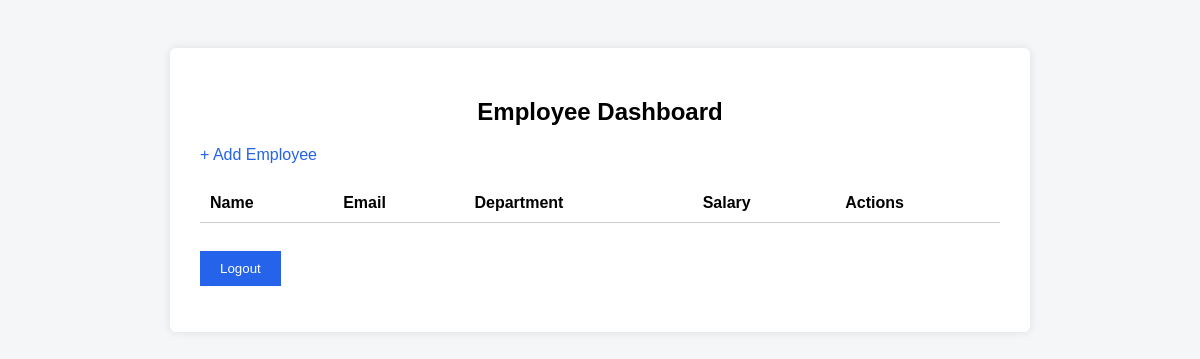
/ (signed in), run on an earlier commit of the app's database.
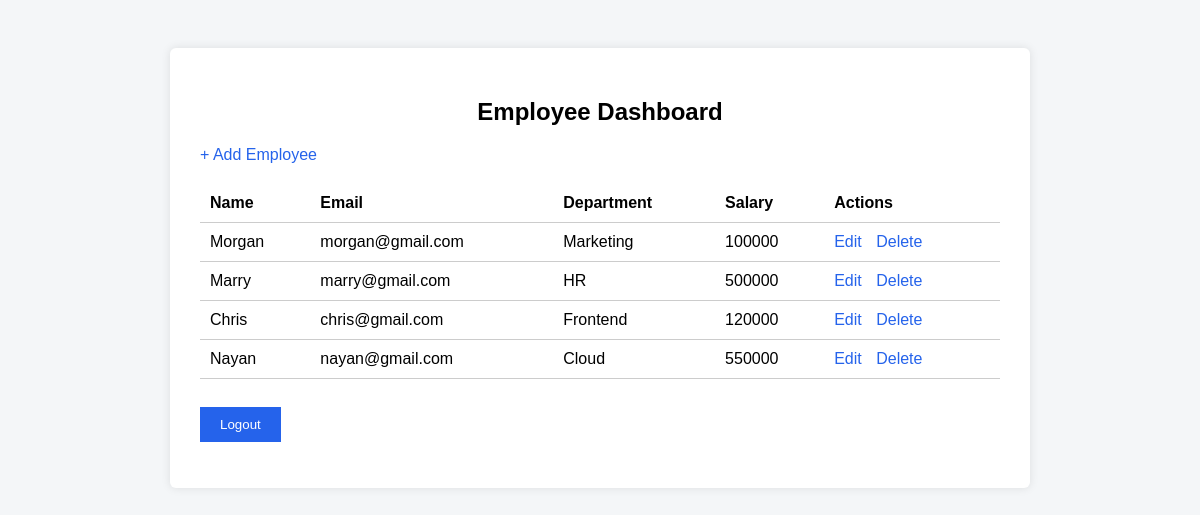
And on a later commit of the database.
### employees/models.py (models this page shows, shortened)
class Employee(models.Model):
    name=models.CharField(max_length=50)
    email=models.EmailField()
    department=models.CharField(max_length=50)
    salary=models.IntegerField()

### employees/views.py (the view)
# urls.py: path('', views.dashboard),
@login_required
def dashboard(request):
     if not request.user.is_superuser:
        return redirect('/accounts/profile/')
     employees = Employee.objects.all()
     return render(request, 'dashboard.html', {'employees': employees})

### employees/templates/dashboard.html (shortened to what this page needs)
{% load static %}
<link rel="stylesheet" href="{% static 'employees/style.css' %}">
<div class="container">
<h2>Employee Dashboard</h2>
<a href="/add/">+ Add Employee</a>
<table>
<tr>
<th>Name</th>
<th>Email</th>
<th>Department</th>
<th>Salary</th>
<th>Actions</th>
</tr>
{% for e in employees %}
<tr>
<td>{{ e.name }}</td>
<td>{{ e.email }}</td>
<td>{{ e.department }}</td>
<td>{{ e.salary }}</td>
<td class="actions">
<a href="/edit/{{ e.id }}">Edit</a>
<a href="/delete/{{ e.id }}">Delete</a>
</td>
</tr>
{% endfor %}
</table>
<br>
<form action="/logout/" method="post">
<button>Logout</button>
</form>
</div>

### employees/static/employees/style.css (style rules this page uses)
.container { max-width: 800px; margin: auto; background: white; padding: 30px; border-radius: 6px; box-shadow: 0 0 10px rgba(0,0,0,.1); }
h2 { text-align: center; }
button { background: #2563eb; color: white; padding: 10px 20px; border: none; margin-top: 10px; cursor: pointer; }
a { text-decoration: none; color: #2563eb; }
table { width: 100%; border-collapse: collapse; margin-top: 20px; }
th, td { padding: 10px; border-bottom: 1px solid #ccc; text-align: left; }
.actions a { margin-right: 10px; }

What changed in the data, as far as the page shows it:
added Employee: name "Morgan", email "morgan@gmail.com", department "Marketing", salary "100000"
added Employee: name "Marry", email "marry@gmail.com", department "HR", salary "500000"
added Employee: name "Chris", email "chris@gmail.com", department "Frontend", salary "120000"
added Employee: name "Nayan", email "nayan@gmail.com", department "Cloud", salary "550000"
